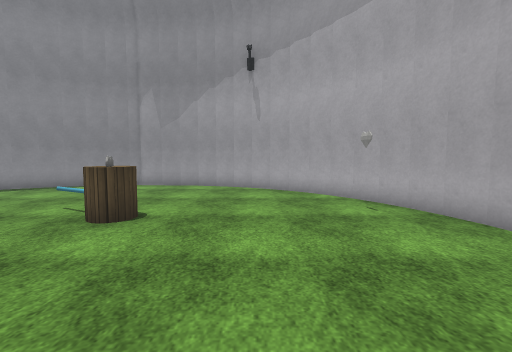
View 1 (above)

12 first-person views from a walk through a Unity game level. The camera is 1.3 m above the floor, tilts 4° down and sees 90° across. The floor is counted in squares, 1 m on a side. Each view is taken from the middle of a square. On the plan, view 1 faces up. The plan holds only what a view shows up to about 13 squares ahead; the rest is blank. The place goes on beyond the plan. The player is left out. Some surface patterns are stand-ins.

View 2
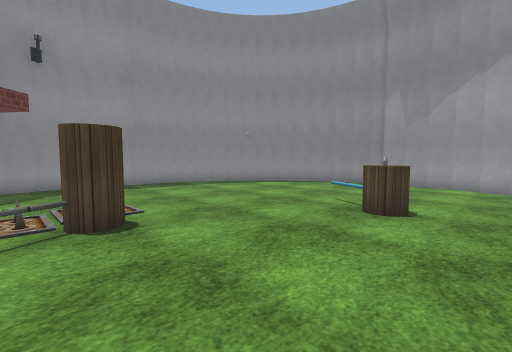

View 3
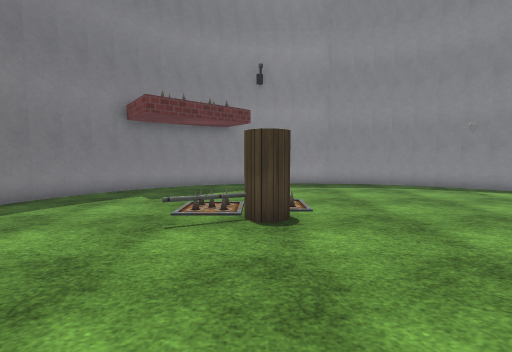

View 4
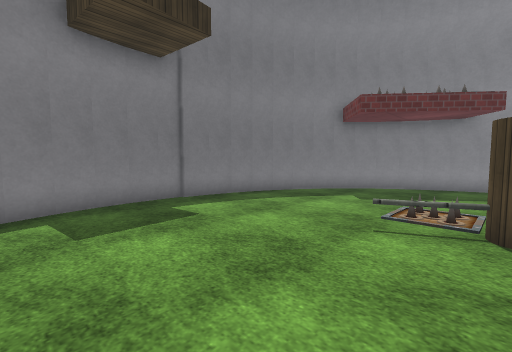

View 5
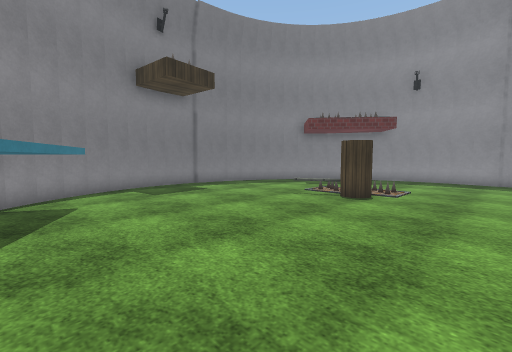

View 6
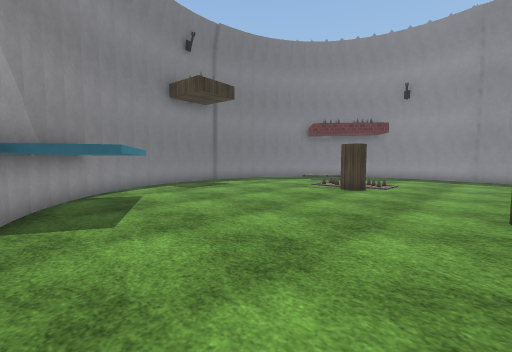

View 7
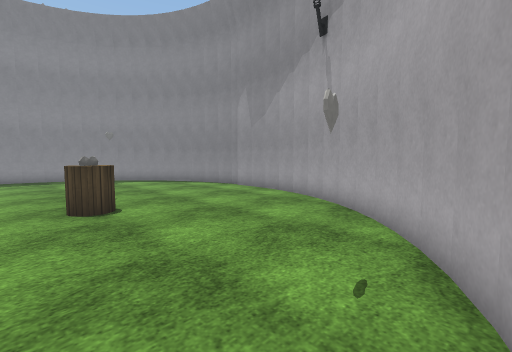

View 8
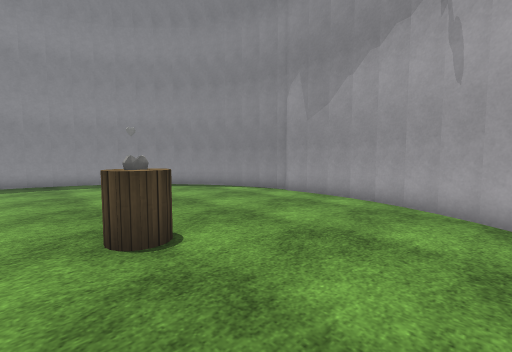

View 9
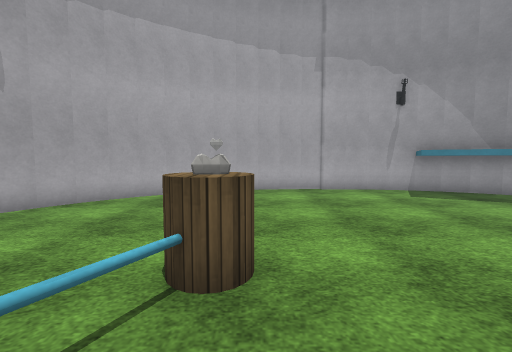

View 10
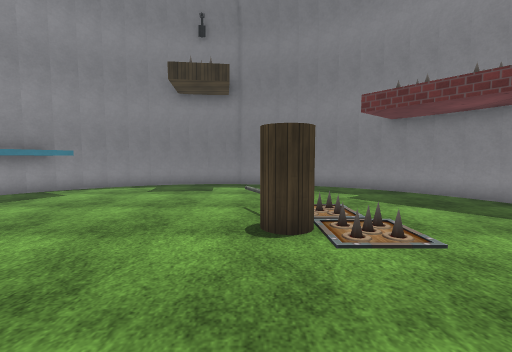

View 11
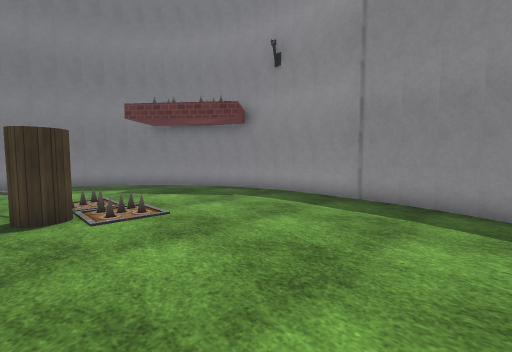

View 12
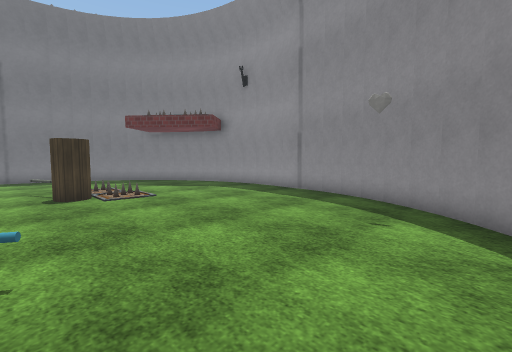

### Floor plan
Points are (right, up) in squares from view 1. A wall is a line through its corners. A room is listed if a view was taken in it or the views show most of it. See-through windows are left out.
Room 1 (views 1, 2, 3, 4, 5, 6, 7, 8, 9, 10, 11, 12)
walls: (0.4, -4) (2.3, -0.4) (4.2, -1.4) (4.4, -0.4); (-14.1, 1.8) (-14.1, 0.8); (-14.1, 0.9) (-14, 0) (-13.8, -1); (-13.6, -1.6) (-13.2, -2.7); (-13.9, -0.8) (-13.6, -1.7); (-13.9, 4.8) (-14.2, 1.7); (-12.8, -3.3) (-12.2, -4.1); (-13.3, -2.5) (-12.8, -3.4); (-12.3, -4) (-11.6, -4.8); (-13.7, 5.7) (-13.9, 4.7); (-11.7, -4.7) (-11, -5.4); (-11.1, -5.3) (-10.3, -6); (-13.4, 6.5) (-13.7, 5.6); (-10.4, -5.9) (-9.6, -6.4); (-8.1, -7.1) (-7.1, -7.4); (-9.7, -6.4) (-8.7, -6.9); (-8.9, -6.8) (-7.9, -7.2); (-13, 7.4) (-13.4, 6.4); (-7.2, -7.4) (-5.2, -7.7); (4.6, 0.4) (4.6, 4) (4.5, 5); (4.4, -0.6) (4.6, 0.5); (-5.4, -7.8) (-3.5, -7.8); (-2, -7.4) (-1, -7.1); (-3.8, -7.8) (-2.6, -7.6); (-12.1, 8.9) (-12.6, 8.1) (-13.1, 7.3); (-1.1, -7.1) (-0.2, -6.7); (-2.9, -7.7) (-1.8, -7.4); (4.5, 4.9) (4.3, 5.9); (0.5, -6.3) (1.3, -5.7); (1.2, -5.8) (2, -5.1); (1.9, -5.2) (2.6, -4.4); (-0.3, -6.8) (0.6, -6.3); (-11.5, 9.6) (-12.1, 8.8); (4.3, 5.7) (4, 6.6); (-10.8, 10.2) (-11.6, 9.5); (4, 6.5) (3.5, 7.5); (-10.1, 10.7) (-10.9, 10.1); (3.6, 7.4) (3.1, 8.3); (-8.5, 11.6) (-9.4, 11.2) (-10.2, 10.6); (3.2, 8.1) (2.6, 8.9) (2, 9.6); (2, 9.5) (1.3, 10.2); (-7.7, 11.9) (-8.6, 11.6); (-2.6, 12) (-3.6, 12.2); (-3.5, 12.2) (-5.5, 12.3); (1.4, 10.1) (0.5, 10.8); (-0.1, 11.1) (-1, 11.5); (-1.7, 11.8) (-2.7, 12); (0.6, 10.7) (-0.2, 11.2); (-0.9, 11.5) (-1.9, 11.8); (-6, 12.3) (-7, 12.1); (-6.9, 12.2) (-7.8, 11.9); (-5.4, 12.4) (-6.1, 12.3)
objects: cylinder (-7, 0) to (-7, 1); pole (-6, 0); pole (-4, 6); cylinder (-3, 5); other object (-3, 6)

Positions as (right, up) in squares from view 1, and headings:
1: (0, 0), facing up
2: (-1, -1), facing up-left
3: (-1, 0), facing left
4: (-1, 0), facing down-left
5: (2, 4), facing down-left
6: (4, 5), facing down-left
7: (4, 4), facing up-left
8: (1, 4), facing up-left
9: (-6, 5), facing right
10: (-6, 5), facing down
11: (-6, 7), facing down-left
12: (-5, 10), facing down-left
